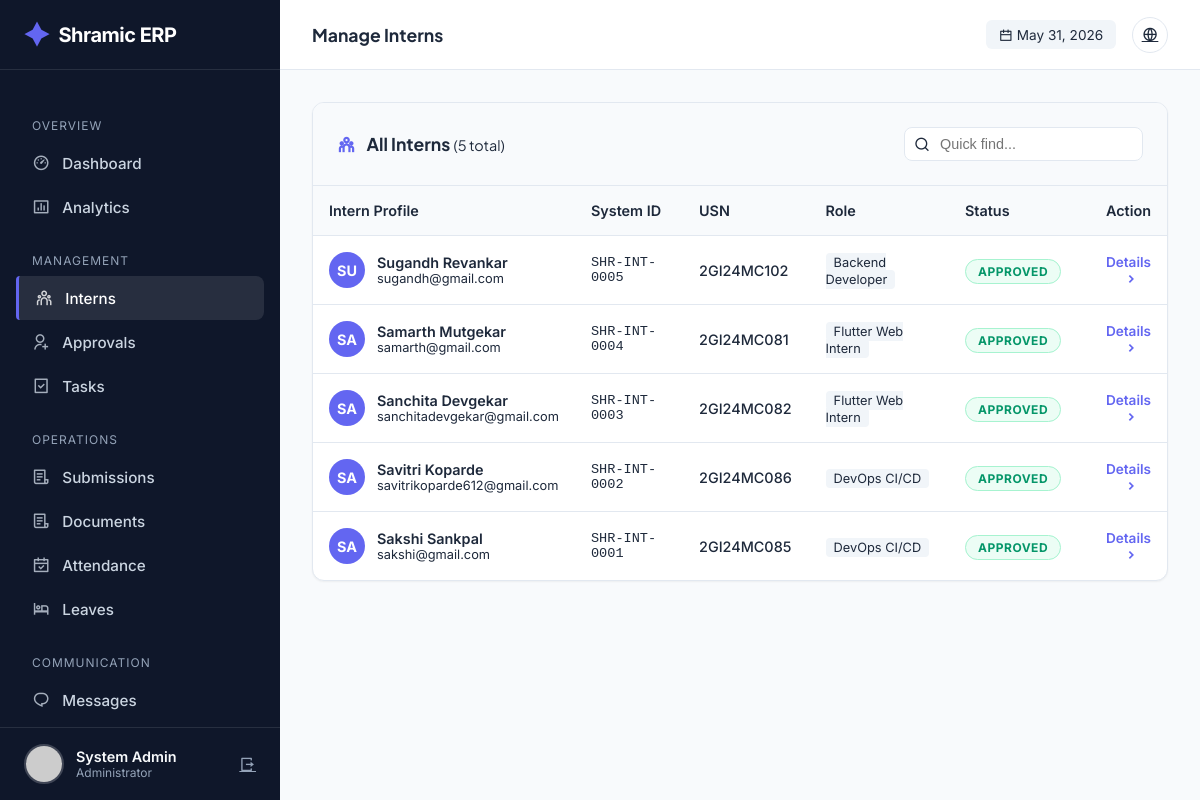
/admin/interns (signed in), run on the app's committed database.
### tables this page shows
CREATE TABLE users (
            id INTEGER PRIMARY KEY AUTOINCREMENT,
            intern_id TEXT UNIQUE,
            usn TEXT UNIQUE NOT NULL,
            full_name TEXT NOT NULL,
            phone TEXT NOT NULL,
            email TEXT UNIQUE NOT NULL,
            password_hash TEXT NOT NULL,
            role TEXT NOT NULL,
            photo_url TEXT,
            status TEXT DEFAULT 'PENDING',
            is_admin BOOLEAN DEFAULT 0,
            department TEXT,
            join_date DATE,
            emergency_contact TEXT,
            address TEXT,
            last_login TIMESTAMP,
            login_count INTEGER DEFAULT 0,
            created_at TIMESTAMP DEFAULT CURRENT_TIMESTAMP,
            updated_at TIMESTAMP DEFAULT CURRENT_TIMESTAMP
        );

### app.py (the view)
@app.route('/admin/interns')
@login_required
@admin_required
def admin_interns():
    conn = get_db_connection()
    cur = conn.cursor()
    role_filter = request.args.get('role', 'all')
    status_filter = request.args.get('status', 'all')
    department_filter = request.args.get('department', 'all')
    search = request.args.get('search', '')
    query = "SELECT * FROM users WHERE is_admin = 0"
    params = []
    if role_filter != 'all':
        query += " AND role = ?"
        params.append(role_filter)
    if status_filter != 'all':
        query += " AND status = ?"
        params.append(status_filter)
    if department_filter != 'all':
        query += " AND department = ?"
        params.append(department_filter)
    if search:
        query += " AND (full_name LIKE ? OR intern_id LIKE ? OR email LIKE ?)"
        search_term = f"%{search}%"
        params.extend([search_term, search_term, search_term])
    query += " ORDER BY created_at DESC"
    cur.execute(query, params)
    interns = cur.fetchall()
    cur.execute("SELECT DISTINCT role FROM users WHERE is_admin = 0")
    roles = [r['role'] for r in cur.fetchall()]
    cur.execute("SELECT DISTINCT department FROM users WHERE is_admin = 0 AND department IS NOT NULL")
    departments = [d['department'] for d in cur.fetchall()]
    conn.close()
    return render_template('admin/interns.html',
        interns=interns,
        roles=roles,
        departments=departments,
        current_role=role_filter,
        current_status=status_filter,
        current_department=department_filter,
        search=search
    )

### templates/admin/interns.html (shortened to what this page needs)
{% extends "admin/base.html" %} {% block page_title %}Manage Interns{% endblock
%} {% block content %}
<div class="table-wrapper">
  <div class="table-header">
    <h3 style="margin: 0; font-size: 1.1rem; color: var(--text-main)">
      <i
        class="ri-team-line"
        style="margin-right: 8px; color: var(--primary)"
      ></i>
      All Interns
      <span
        style="
          color: var(--text-secondary);
          font-weight: 400;
          font-size: 0.9rem;
        "
        >({{ interns|length }} total)</span
      >
    </h3>
    <div style="position: relative">
      <i
        class="ri-search-line"
        style="
          position: absolute;
          left: 10px;
          top: 50%;
          transform: translateY(-50%);
          color: var(--text-secondary);
        "
      ></i>
      <input
        type="text"
        placeholder="Quick find..."
        style="
          padding: 0.5rem 1rem 0.5rem 2.2rem;
          border: 1px solid var(--border);
          border-radius: 8px;
          font-size: 0.9rem;
        "
      />
    </div>
  </div>
  {% if interns %}
  <div class="table-container">
    <table>
      <thead>
        <tr>
          <th style="width: 30%">Intern Profile</th>
          <th style="width: 15%">System ID</th>
          <th style="width: 15%">USN</th>
          <th style="width: 20%">Role</th>
          <th style="width: 10%">Status</th>
          <th style="width: 10%; text-align: right">Action</th>
        </tr>
      </thead>
      <tbody>
        {% for intern in interns %}
        <tr class="intern-row">
          <td>
            <div style="display: flex; align-items: center; gap: 12px">
              <div
                style="
                  width: 36px;
                  height: 36px;
                  background: var(--primary);
                  color: white;
                  border-radius: 50%;
                  display: flex;
                  align-items: center;
                  justify-content: center;
                  font-weight: 700;
                  font-size: 0.9rem;
                "
              >
                {{ intern.full_name[:2].upper() }}
              </div>
              <div>
                <div style="font-weight: 600; color: var(--text-main)">
                  {{ intern.full_name }}
                </div>
                <div style="font-size: 0.8rem; color: var(--text-secondary)">
                  {{ intern.email }}
                </div>
              </div>
            </div>
          </td>
          <td
            style="
              font-family: &quot;Space Grotesk&quot;, monospace;
              color: var(--text-secondary);
              font-size: 0.85rem;
            "
          >
            {{ intern.intern_id }}
          </td>
          <td style="font-weight: 500">{{ intern.usn }}</td>
          <td>
            <span
              style="
                background: #f1f5f9;
                padding: 2px 8px;
                border-radius: 4px;
                font-size: 0.8rem;
                color: var(--text-secondary);
              "
            >
              {{ intern.role }}
            </span>
          </td>
          <td>
            {% if intern.status == 'APPROVED' %}
            <span class="status-badge status-approved">Approved</span>
            {% elif intern.status == 'PENDING' %}
            <span class="status-badge status-pending">Pending</span>
            {% else %}
            <span class="status-badge status-rejected">Rejected</span>
            {% endif %}
          </td>
          <td style="text-align: right">
            <a
              href="{{ url_for('admin_intern_detail', intern_id=intern.id) }}"
              class="action-link"
            >
              Details <i class="ri-arrow-right-s-line"></i>
            </a>
          </td>
        </tr>
        {% endfor %}
      </tbody>
    </table>
  </div>
  {% endif %}
</div>
{% endblock %}

### templates/admin/base.html (shortened to what this page needs)
<!doctype html>
<html lang="en">
  <head>
    <link
      href="https://cdn.jsdelivr.net/npm/remixicon@4.1.0/fonts/remixicon.css"
      rel="stylesheet"
    />
  </head>
  <body>
    <aside class="sidebar" id="sidebar">
      <a href="/" class="brand">
        <i class="ri-shining-2-fill"></i> Shramic ERP
      </a>
      <ul class="nav-menu">
        <li class="nav-label">Overview</li>
        <li>
          <a
            href="{{ url_for('admin_dashboard') }}"
            class="nav-link {% if request.endpoint == 'admin_dashboard' %}active{% endif %}"
            ><i class="ri-dashboard-3-line"></i> Dashboard</a
          >
        </li>
        <li>
          <a
            href="{{ url_for('admin_analytics') }}"
            class="nav-link {% if request.endpoint == 'admin_analytics' %}active{% endif %}"
            ><i class="ri-bar-chart-box-line"></i> Analytics</a
          >
        </li>
        <li class="nav-label">Management</li>
        <li>
          <a
            href="{{ url_for('admin_interns') }}"
            class="nav-link {% if request.endpoint == 'admin_interns' %}active{% endif %}"
            ><i class="ri-team-line"></i> Interns</a
          >
        </li>
        <li>
          <a
            href="{{ url_for('admin_approvals') }}"
            class="nav-link {% if request.endpoint == 'admin_approvals' %}active{% endif %}"
            ><i class="ri-user-add-line"></i> Approvals</a
          >
        </li>
        <li>
          <a
            href="{{ url_for('admin_tasks') }}"
            class="nav-link {% if request.endpoint == 'admin_tasks' %}active{% endif %}"
            ><i class="ri-task-line"></i> Tasks</a
          >
        </li>
        <li class="nav-label">Operations</li>
        <li>
          <a
            href="{{ url_for('admin_submissions') }}"
            class="nav-link {% if request.endpoint == 'admin_submissions' %}active{% endif %}"
            ><i class="ri-file-list-3-line"></i> Submissions</a
          >
        </li>
        <li>
  <a
    href="{{ url_for('admin_documents') }}"
    class="nav-link {% if request.endpoint == 'admin_documents' %}active{% endif %}"
  >
    <i class="ri-file-list-3-line"></i> Documents
  </a>
</li>
        <li>
          <a
            href="{{ url_for('admin_attendance') }}"
            class="nav-link {% if request.endpoint == 'admin_attendance' %}active{% endif %}"
            ><i class="ri-calendar-check-line"></i> Attendance</a
          >
        </li>
        <li>
          <a
            href="{{ url_for('admin_leaves') }}"
            class="nav-link {% if request.endpoint == 'admin_leaves' %}active{% endif %}"
            ><i class="ri-hotel-bed-line"></i> Leaves</a
          >
        </li>
        <li class="nav-label">Communication</li>
        <li>
          <a
            href="{{ url_for('admin_messages') }}"
            class="nav-link {% if request.endpoint == 'admin_messages' %}active{% endif %}"
            ><i class="ri-chat-1-line"></i> Messages</a
          >
        </li>
        <li>
          <a
            href="{{ url_for('admin_announcements') }}"
            class="nav-link {% if request.endpoint == 'admin_announcements' %}active{% endif %}"
            > Announcements</a
          >
        </li>
      </ul>
      <div class="user-profile">
        <img
          src="{{ url_for('static', filename='uploads/profiles/' + current_user.photo_url) if current_user.photo_url else 'https://ui-avatars.com/api/?name=Admin&background=random' }}"
          class="user-avatar"
          alt="Admin"
        />
        <div style="flex: 1; overflow: hidden">
          <div
            style="
              font-weight: 600;
              font-size: 0.9rem;
              white-space: nowrap;
              text-overflow: ellipsis;
            "
          >
            {{ current_user.full_name }}
          </div>
          <div style="font-size: 0.75rem; color: var(--text-light)">
            Administrator
          </div>
        </div>
        <a
          href="{{ url_for('logout') }}"
          title="Logout"
          style="color: var(--text-light)"
          ><i class="ri-logout-box-r-line"></i
        ></a>
      </div>
    </aside>
    <div class="main-wrapper">
      <header class="top-header">
        <div style="display: flex; align-items: center; gap: 1rem">
          <h2 class="page-title">
            {% block page_title %}Dashboard{% endblock %}
          </h2>
        </div>
        <div class="header-actions">
          <div
            style="
              font-size: 0.85rem;
              color: var(--text-secondary);
              background: #f1f5f9;
              padding: 0.4rem 0.8rem;
              border-radius: 6px;
            "
          >
            <i class="ri-calendar-line"></i> {{ now.strftime('%b %d, %Y') }}
          </div>
          <a href="{{ url_for('index') }}" class="btn-icon" title="View Site"
            ><i class="ri-global-line"></i
          ></a>
        </div>
      </header>
      <div class="content">
         {% block content %}{% endblock %}
      </div>
    </div>
  </body>
</html>

### data on the page
users: full_name "System Admin"
users: full_name "SU", full_name "Sugandh Revankar", email "sugandh@gmail.com", intern_id "SHR-INT-0005", usn "2GI24MC102", role "Backend Developer", status "APPROVED"
users: full_name "SA", full_name "Samarth Mutgekar", email "samarth@gmail.com", intern_id "SHR-INT-0004", usn "2GI24MC081", role "Flutter Web Intern", status "APPROVED"
users: full_name "SA", full_name "Sanchita Devgekar", email "sanchitadevgekar@gmail.com", intern_id "SHR-INT-0003", usn "2GI24MC082", role "Flutter Web Intern", status "APPROVED"
users: full_name "SA", full_name "Savitri Koparde", email "savitrikoparde612@gmail.com", intern_id "SHR-INT-0002", usn "2GI24MC086", role "DevOps CI/CD", status "APPROVED"
users: full_name "SA", full_name "Sakshi Sankpal", email "sakshi@gmail.com", intern_id "SHR-INT-0001", usn "2GI24MC085", role "DevOps CI/CD", status "APPROVED"

### other printed values
{{ now.strftime('%b %d, %Y') }} "May 31, 2026"
{{ interns|length }} "5"
